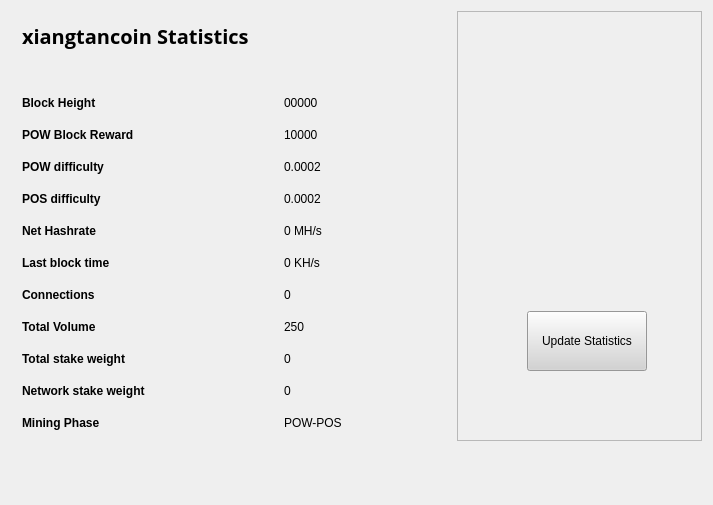
<?xml version="1.0" encoding="UTF-8"?>
<ui version="4.0">
 <class>StatisticsPage</class>
 <widget class="QWidget" name="StatisticsPage">
  <property name="windowModality">
   <enum>Qt::NonModal</enum>
  </property>
  <property name="geometry">
   <rect>
    <x>0</x>
    <y>0</y>
    <width>713</width>
    <height>505</height>
   </rect>
  </property>
  <property name="windowTitle">
   <string>Digging</string>
  </property>
  <property name="styleSheet">
   <string notr="true">color:#000000;
font-family:'Open Sans,sans-serif';</string>
  </property>
  <layout class="QGridLayout" name="gridLayout">
   <property name="sizeConstraint">
    <enum>QLayout::SetMaximumSize</enum>
   </property>
   <item row="0" column="1">
    <widget class="QFrame" name="frame">
     <property name="minimumSize">
      <size>
       <width>213</width>
       <height>0</height>
      </size>
     </property>
     <property name="frameShape">
      <enum>QFrame::StyledPanel</enum>
     </property>
     <property name="frameShadow">
      <enum>QFrame::Raised</enum>
     </property>
     <widget class="QPushButton" name="startButton">
      <property name="geometry">
       <rect>
        <x>70</x>
        <y>300</y>
        <width>120</width>
        <height>60</height>
       </rect>
      </property>
      <property name="sizePolicy">
       <sizepolicy hsizetype="Fixed" vsizetype="Fixed">
        <horstretch>0</horstretch>
        <verstretch>0</verstretch>
       </sizepolicy>
      </property>
      <property name="minimumSize">
       <size>
        <width>120</width>
        <height>60</height>
       </size>
      </property>
      <property name="styleSheet">
       <string notr="true">background:lightgrey;</string>
      </property>
      <property name="text">
       <string>Update Statistics</string>
      </property>
     </widget>
     <widget class="QLabel" name="label">
      <property name="geometry">
       <rect>
        <x>0</x>
        <y>30</y>
        <width>251</width>
        <height>251</height>
       </rect>
      </property>
      <property name="text">
       <string>&lt;!DOCTYPE HTML PUBLIC &quot;-//W3C//DTD HTML 4.0//EN&quot; &quot;http://www.w3.org/TR/REC-html40/strict.dtd&quot;&gt;
&lt;html&gt;&lt;head&gt;&lt;meta name=&quot;qrichtext&quot; content=&quot;1&quot; /&gt;&lt;style type=&quot;text/css&quot;&gt;
p, li { white-space: pre-wrap; }
&lt;/style&gt;&lt;/head&gt;&lt;body style=&quot; font-family:'Open Sans,sans-serif'; font-size:8pt; font-weight:400; font-style:normal;&quot;&gt;
&lt;p align=&quot;center&quot; style=&quot; margin-top:0px; margin-bottom:0px; margin-left:0px; margin-right:0px; -qt-block-indent:0; text-indent:0px;&quot;&gt;&lt;img src=&quot;:/images/Wallet_Logo&quot; /&gt;&lt;/p&gt;&lt;/body&gt;&lt;/html&gt;</string>
      </property>
     </widget>
    </widget>
   </item>
   <item row="0" column="0">
    <widget class="QFrame" name="gridFrame_2">
     <property name="maximumSize">
      <size>
       <width>440</width>
       <height>16777215</height>
      </size>
     </property>
     <layout class="QGridLayout" name="gridLayout_4">
      <item row="3" column="0">
       <layout class="QFormLayout" name="formLayout_2">
        <property name="fieldGrowthPolicy">
         <enum>QFormLayout::FieldsStayAtSizeHint</enum>
        </property>
        <property name="horizontalSpacing">
         <number>139</number>
        </property>
        <property name="verticalSpacing">
         <number>18</number>
        </property>
        <property name="rightMargin">
         <number>0</number>
        </property>
        <item row="1" column="0">
         <widget class="QLabel" name="label_14">
          <property name="text">
           <string>&lt;html&gt;&lt;head/&gt;&lt;body&gt;&lt;p&gt;&lt;span style=&quot; font-weight:600;&quot;&gt;Block Height&lt;/span&gt;&lt;/p&gt;&lt;/body&gt;&lt;/html&gt;</string>
          </property>
         </widget>
        </item>
        <item row="1" column="1">
         <widget class="QLabel" name="heightBox">
          <property name="text">
           <string>00000</string>
          </property>
         </widget>
        </item>
        <item row="2" column="0">
         <widget class="QLabel" name="label_12">
          <property name="text">
           <string>&lt;html&gt;&lt;head/&gt;&lt;body&gt;&lt;p&gt;&lt;span style=&quot; font-weight:600;&quot;&gt;POW Block Reward&lt;/span&gt;&lt;/p&gt;&lt;/body&gt;&lt;/html&gt;</string>
          </property>
         </widget>
        </item>
        <item row="2" column="1">
         <widget class="QLabel" name="rewardBox">
          <property name="text">
           <string>10000</string>
          </property>
         </widget>
        </item>
        <item row="3" column="0">
         <widget class="QLabel" name="label_13">
          <property name="text">
           <string>&lt;html&gt;&lt;head/&gt;&lt;body&gt;&lt;p&gt;&lt;span style=&quot; font-weight:600;&quot;&gt;POW difficulty&lt;/span&gt;&lt;/p&gt;&lt;/body&gt;&lt;/html&gt;</string>
          </property>
         </widget>
        </item>
        <item row="3" column="1">
         <widget class="QLabel" name="diffBox">
          <property name="text">
           <string>0.0002</string>
          </property>
         </widget>
        </item>
        <item row="4" column="0">
         <widget class="QLabel" name="label_9">
          <property name="text">
           <string>&lt;html&gt;&lt;head/&gt;&lt;body&gt;&lt;p&gt;&lt;span style=&quot; font-weight:600;&quot;&gt;POS difficulty&lt;/span&gt;&lt;/p&gt;&lt;/body&gt;&lt;/html&gt;</string>
          </property>
         </widget>
        </item>
        <item row="4" column="1">
         <widget class="QLabel" name="diffBox2">
          <property name="text">
           <string>0.0002</string>
          </property>
         </widget>
        </item>
        <item row="5" column="1">
         <widget class="QLabel" name="pawrateBox">
          <property name="text">
           <string>0 MH/s</string>
          </property>
         </widget>
        </item>
        <item row="6" column="0">
         <widget class="QLabel" name="label3_2">
          <property name="sizePolicy">
           <sizepolicy hsizetype="Preferred" vsizetype="Maximum">
            <horstretch>0</horstretch>
            <verstretch>0</verstretch>
           </sizepolicy>
          </property>
          <property name="text">
           <string>&lt;html&gt;&lt;head/&gt;&lt;body&gt;&lt;p&gt;&lt;span style=&quot; font-weight:600;&quot;&gt;Last block time&lt;/span&gt;&lt;/p&gt;&lt;/body&gt;&lt;/html&gt;</string>
          </property>
         </widget>
        </item>
        <item row="6" column="1">
         <widget class="QLabel" name="localBox">
          <property name="text">
           <string>0 KH/s</string>
          </property>
         </widget>
        </item>
        <item row="7" column="0">
         <widget class="QLabel" name="label1_2">
          <property name="text">
           <string>&lt;html&gt;&lt;head/&gt;&lt;body&gt;&lt;p&gt;&lt;span style=&quot; font-weight:600;&quot;&gt;Connections&lt;/span&gt;&lt;/p&gt;&lt;/body&gt;&lt;/html&gt;</string>
          </property>
         </widget>
        </item>
        <item row="7" column="1">
         <widget class="QLabel" name="connectionBox">
          <property name="text">
           <string>0</string>
          </property>
         </widget>
        </item>
        <item row="8" column="0">
         <widget class="QLabel" name="label_8">
          <property name="text">
           <string>&lt;html&gt;&lt;head/&gt;&lt;body&gt;&lt;p&gt;&lt;span style=&quot; font-weight:600;&quot;&gt;Total Volume&lt;/span&gt;&lt;/p&gt;&lt;/body&gt;&lt;/html&gt;</string>
          </property>
         </widget>
        </item>
        <item row="8" column="1">
         <widget class="QLabel" name="volumeBox">
          <property name="text">
           <string>250</string>
          </property>
         </widget>
        </item>
        <item row="9" column="0">
         <widget class="QLabel" name="label_10">
          <property name="text">
           <string>&lt;html&gt;&lt;head/&gt;&lt;body&gt;&lt;p&gt;&lt;span style=&quot; font-weight:600;&quot;&gt;Total stake weight&lt;/span&gt;&lt;/p&gt;&lt;/body&gt;&lt;/html&gt;</string>
          </property>
         </widget>
        </item>
        <item row="9" column="1">
         <widget class="QLabel" name="minBox">
          <property name="text">
           <string>0</string>
          </property>
         </widget>
        </item>
        <item row="10" column="0">
         <widget class="QLabel" name="label_11">
          <property name="text">
           <string>&lt;html&gt;&lt;head/&gt;&lt;body&gt;&lt;p&gt;&lt;span style=&quot; font-weight:600;&quot;&gt;Network stake weight&lt;/span&gt;&lt;/p&gt;&lt;/body&gt;&lt;/html&gt;</string>
          </property>
         </widget>
        </item>
        <item row="10" column="1">
         <widget class="QLabel" name="maxBox">
          <property name="text">
           <string>0</string>
          </property>
         </widget>
        </item>
        <item row="11" column="0">
         <widget class="QLabel" name="label_15">
          <property name="text">
           <string>&lt;html&gt;&lt;head/&gt;&lt;body&gt;&lt;p&gt;&lt;span style=&quot; font-weight:600;&quot;&gt;Mining Phase&lt;/span&gt;&lt;/p&gt;&lt;/body&gt;&lt;/html&gt;</string>
          </property>
         </widget>
        </item>
        <item row="11" column="1">
         <widget class="QLabel" name="cBox">
          <property name="text">
           <string>POW-POS</string>
          </property>
         </widget>
        </item>
        <item row="5" column="0">
         <widget class="QLabel" name="label_16">
          <property name="text">
           <string>&lt;html&gt;&lt;head/&gt;&lt;body&gt;&lt;p&gt;&lt;span style=&quot; font-weight:600;&quot;&gt;Net Hashrate&lt;/span&gt;&lt;/p&gt;&lt;/body&gt;&lt;/html&gt;</string>
          </property>
         </widget>
        </item>
       </layout>
      </item>
      <item row="1" column="0">
       <layout class="QHBoxLayout" name="horizontalLayout_4">
        <property name="spacing">
         <number>7</number>
        </property>
        <item>
         <widget class="QLabel" name="label_5">
          <property name="font">
           <font>
            <family>Open Sans,sans-serif</family>
           </font>
          </property>
          <property name="text">
           <string>&lt;html&gt;&lt;head/&gt;&lt;body&gt;&lt;p&gt;&lt;span style=&quot; font-size:20px; font-weight:600; color:#000000;&quot;&gt;xiangtancoin Statistics&lt;/span&gt;&lt;/p&gt;&lt;/body&gt;&lt;/html&gt;</string>
          </property>
         </widget>
        </item>
        <item>
         <spacer name="horizontalSpacer_2">
          <property name="orientation">
           <enum>Qt::Horizontal</enum>
          </property>
          <property name="sizeHint" stdset="0">
           <size>
            <width>40</width>
            <height>20</height>
           </size>
          </property>
         </spacer>
        </item>
       </layout>
      </item>
      <item row="2" column="0">
       <spacer name="verticalSpacer_2">
        <property name="orientation">
         <enum>Qt::Vertical</enum>
        </property>
        <property name="sizeHint" stdset="0">
         <size>
          <width>20</width>
          <height>40</height>
         </size>
        </property>
       </spacer>
      </item>
     </layout>
    </widget>
   </item>
   <item row="1" column="0">
    <spacer name="verticalSpacer">
     <property name="orientation">
      <enum>Qt::Vertical</enum>
     </property>
     <property name="sizeHint" stdset="0">
      <size>
       <width>20</width>
       <height>40</height>
      </size>
     </property>
    </spacer>
   </item>
  </layout>
 </widget>
 <layoutdefault spacing="6" margin="11"/>
 <resources/>
 <connections/>
</ui>
